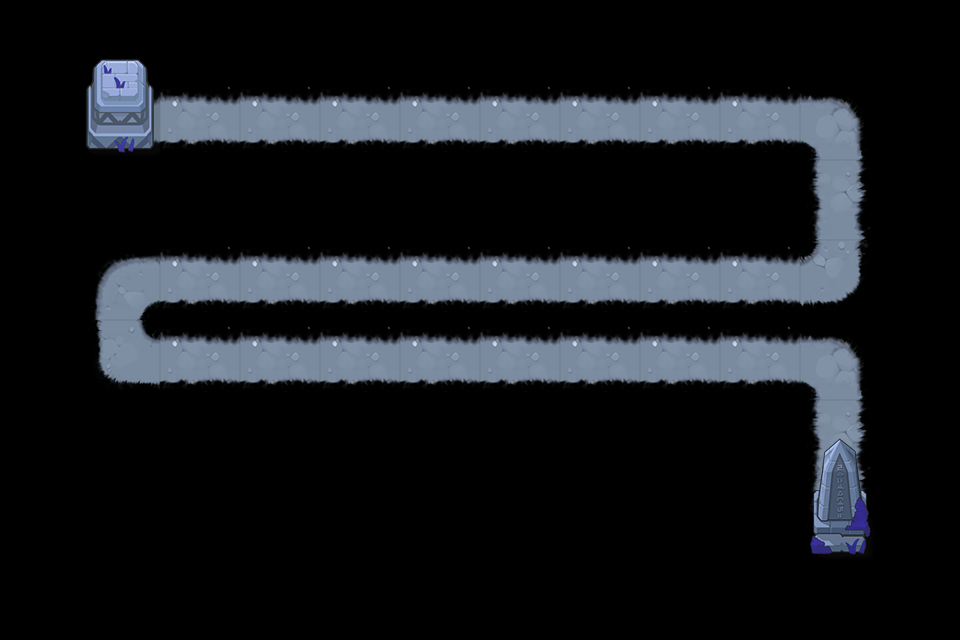

Below is a game level as drawn by its tile map, then a one-line description and the .tmx that defines it (tile-layer data replaced by summaries):
An orthogonal 12x8 tile map with 80x80 px tiles, 2 tile layers (road, object) and 11 objects (P0, P1, P2, P3, P4, ...).

<map version="1.0" tiledversion="1.0.3" orientation="orthogonal" renderorder="right-down" width="12" height="8" tilewidth="80" tileheight="80" nextobjectid="12">
 <tileset firstgid="1" name="xuedi" tilewidth="80" tileheight="80" tilecount="15" columns="5">
  <image source="xuedi.png" width="400" height="240" />
 </tileset>
 <layer name="road" width="12" height="8">
  <data>[96 cells, 33 non-empty, 8 distinct tile ids]</data>
 </layer>
 <layer name="object" width="12" height="8">
  <data>[96 cells, 4 non-empty, 4 distinct tile ids]</data>
 </layer>
 <objectgroup name="path" visible="0">
  <object id="1" name="P0" x="160" y="120" />
  <object id="2" name="P1" x="840" y="120" />
  <object id="3" name="P2" x="840" y="280" />
  <object id="4" name="P3" x="120" y="280" />
  <object id="5" name="P4" x="120" y="360" />
  <object id="6" name="P5" x="840" y="360" />
  <object id="7" name="P6" x="840" y="440" />
  <object id="8" name="O0" x="0" y="80" width="80" height="400" />
  <object id="9" name="O1" x="80" y="160" width="720" height="80" />
  <object id="10" name="O2" x="880" y="80" width="80" height="400" />
  <object id="11" name="O3" x="80" y="400" width="720" height="160" />
 </objectgroup>
</map>
